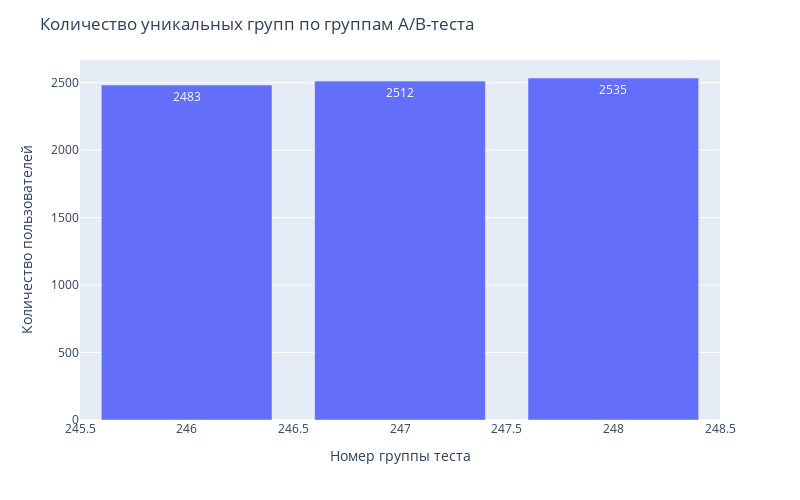

Notebook source saved alongside this figure:
### Code cell
# количество пользователей, участвующих в А/В-тесте
grd=df_data3.pivot_table(index='gr', aggfunc={'id':'nunique'}).reset_index()
mf_bar(grd, 'gr', 'id', 'Количество уникальных групп по группам А/В-теста', 'Номер группы теста', 'Количество пользователей')

### Figure 1 — Plotly figure (JSON) as saved in the notebook; plotly's stock layout.template omitted (floating-point values rounded to 4 significant figures)
{"data": [{"alignmentgroup": "True", "hovertemplate": "gr=%{x}<br>id=%{y}<extra></extra>", "legendgroup": "", "marker": {"color": "#636efa", "pattern": {"shape": ""}}, "name": "", "offsetgroup": "", "orientation": "v", "showlegend": false, "textposition": "auto", "texttemplate": "%{y}", "type": "bar", "x": [246, 247, 248], "xaxis": "x", "y": [2483, 2512, 2535], "yaxis": "y"}], "layout": {"barmode": "relative", "height": 500, "legend": {"tracegroupgap": 0}, "margin": {"t": 60}, "title": {"text": "Количество уникальных групп по группам А/В-теста"}, "width": 800, "xaxis": {"anchor": "y", "domain": [0, 1], "title": {"text": "Номер группы теста"}}, "yaxis": {"anchor": "x", "domain": [0, 1], "title": {"text": "Количество пользователей"}}}}
